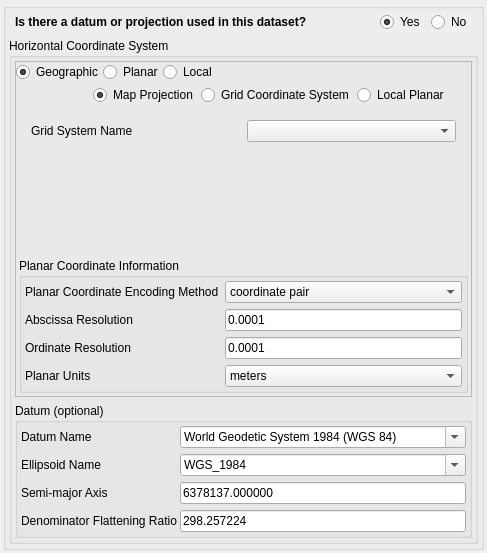
<?xml version="1.0" encoding="UTF-8"?>
<ui version="4.0">
 <class>fgdc_spref</class>
 <widget class="QWidget" name="fgdc_spref">
  <property name="geometry">
   <rect>
    <x>0</x>
    <y>0</y>
    <width>487</width>
    <height>553</height>
   </rect>
  </property>
  <property name="windowTitle">
   <string>Form</string>
  </property>
  <layout class="QVBoxLayout" name="verticalLayout_6">
   <property name="leftMargin">
    <number>3</number>
   </property>
   <property name="topMargin">
    <number>3</number>
   </property>
   <property name="rightMargin">
    <number>3</number>
   </property>
   <property name="bottomMargin">
    <number>3</number>
   </property>
   <item>
    <widget class="QGroupBox" name="fgdc_horizsys">
     <property name="title">
      <string/>
     </property>
     <layout class="QVBoxLayout" name="verticalLayout_4">
      <property name="leftMargin">
       <number>3</number>
      </property>
      <property name="topMargin">
       <number>3</number>
      </property>
      <property name="rightMargin">
       <number>3</number>
      </property>
      <property name="bottomMargin">
       <number>3</number>
      </property>
      <item>
       <layout class="QHBoxLayout" name="horizontalLayout_3">
        <property name="leftMargin">
         <number>6</number>
        </property>
        <property name="rightMargin">
         <number>6</number>
        </property>
        <item>
         <widget class="QLabel" name="label_13">
          <property name="minimumSize">
           <size>
            <width>0</width>
            <height>20</height>
           </size>
          </property>
          <property name="styleSheet">
           <string notr="true">font: bold;</string>
          </property>
          <property name="text">
           <string>Is there a datum or projection used in this dataset?</string>
          </property>
         </widget>
        </item>
        <item>
         <spacer name="horizontalSpacer_4">
          <property name="orientation">
           <enum>Qt::Horizontal</enum>
          </property>
          <property name="sizeHint" stdset="0">
           <size>
            <width>40</width>
            <height>20</height>
           </size>
          </property>
         </spacer>
        </item>
        <item>
         <widget class="QRadioButton" name="rbtn_yes">
          <property name="autoFillBackground">
           <bool>true</bool>
          </property>
          <property name="text">
           <string>Yes</string>
          </property>
          <property name="checked">
           <bool>true</bool>
          </property>
         </widget>
        </item>
        <item>
         <widget class="QRadioButton" name="rbtn_no">
          <property name="autoFillBackground">
           <bool>true</bool>
          </property>
          <property name="text">
           <string>No</string>
          </property>
          <property name="checked">
           <bool>false</bool>
          </property>
         </widget>
        </item>
       </layout>
      </item>
      <item>
       <widget class="QGroupBox" name="horiz_layout">
        <property name="styleSheet">
         <string notr="true"/>
        </property>
        <property name="title">
         <string>Horizontal Coordinate System</string>
        </property>
        <layout class="QVBoxLayout" name="verticalLayout_5">
         <property name="leftMargin">
          <number>3</number>
         </property>
         <property name="topMargin">
          <number>3</number>
         </property>
         <property name="rightMargin">
          <number>3</number>
         </property>
         <property name="bottomMargin">
          <number>3</number>
         </property>
         <item>
          <widget class="QFrame" name="frame">
           <property name="frameShape">
            <enum>QFrame::StyledPanel</enum>
           </property>
           <property name="frameShadow">
            <enum>QFrame::Raised</enum>
           </property>
           <layout class="QVBoxLayout" name="verticalLayout_2">
            <property name="spacing">
             <number>0</number>
            </property>
            <property name="leftMargin">
             <number>0</number>
            </property>
            <property name="topMargin">
             <number>0</number>
            </property>
            <property name="rightMargin">
             <number>0</number>
            </property>
            <property name="bottomMargin">
             <number>0</number>
            </property>
            <item>
             <layout class="QVBoxLayout" name="verticalLayout">
              <item>
               <layout class="QHBoxLayout" name="horizontalLayout">
                <item>
                 <widget class="QRadioButton" name="btn_geographic">
                  <property name="text">
                   <string>Geographic</string>
                  </property>
                  <property name="checked">
                   <bool>true</bool>
                  </property>
                 </widget>
                </item>
                <item>
                 <widget class="QRadioButton" name="btn_planar">
                  <property name="text">
                   <string>Planar</string>
                  </property>
                 </widget>
                </item>
                <item>
                 <widget class="QRadioButton" name="btn_local">
                  <property name="text">
                   <string>Local</string>
                  </property>
                 </widget>
                </item>
                <item>
                 <spacer name="horizontalSpacer">
                  <property name="orientation">
                   <enum>Qt::Horizontal</enum>
                  </property>
                  <property name="sizeHint" stdset="0">
                   <size>
                    <width>0</width>
                    <height>20</height>
                   </size>
                  </property>
                 </spacer>
                </item>
               </layout>
              </item>
              <item>
               <widget class="QStackedWidget" name="stack_definition">
                <property name="currentIndex">
                 <number>1</number>
                </property>
                <widget class="QWidget" name="fgdc_geograph">
                 <layout class="QFormLayout" name="formLayout">
                  <property name="leftMargin">
                   <number>10</number>
                  </property>
                  <property name="topMargin">
                   <number>0</number>
                  </property>
                  <property name="rightMargin">
                   <number>0</number>
                  </property>
                  <item row="1" column="0">
                   <widget class="QLabel" name="label">
                    <property name="text">
                     <string>Latitude Resolution</string>
                    </property>
                   </widget>
                  </item>
                  <item row="1" column="1">
                   <widget class="QLineEdit" name="fgdc_latres">
                    <property name="text">
                     <string>0.0001</string>
                    </property>
                   </widget>
                  </item>
                  <item row="2" column="0">
                   <widget class="QLabel" name="label_2">
                    <property name="text">
                     <string>Longitude Resolution</string>
                    </property>
                   </widget>
                  </item>
                  <item row="2" column="1">
                   <widget class="QLineEdit" name="fgdc_longres">
                    <property name="text">
                     <string>0.0001</string>
                    </property>
                   </widget>
                  </item>
                  <item row="3" column="0">
                   <widget class="QLabel" name="label_3">
                    <property name="text">
                     <string>Geographic Coordinate Units</string>
                    </property>
                   </widget>
                  </item>
                  <item row="3" column="1">
                   <widget class="QComboBox" name="fgdc_geogunit">
                    <property name="editable">
                     <bool>true</bool>
                    </property>
                    <property name="currentText">
                     <string>Decimal degrees</string>
                    </property>
                    <property name="currentIndex">
                     <number>0</number>
                    </property>
                    <item>
                     <property name="text">
                      <string>Decimal degrees</string>
                     </property>
                    </item>
                    <item>
                     <property name="text">
                      <string>Decimal minutes</string>
                     </property>
                    </item>
                    <item>
                     <property name="text">
                      <string>Decimal seconds</string>
                     </property>
                    </item>
                    <item>
                     <property name="text">
                      <string>Degrees and decimal minutes</string>
                     </property>
                    </item>
                    <item>
                     <property name="text">
                      <string>Degrees, minutes, and decimal seconds</string>
                     </property>
                    </item>
                    <item>
                     <property name="text">
                      <string>Radians</string>
                     </property>
                    </item>
                    <item>
                     <property name="text">
                      <string>Grads</string>
                     </property>
                    </item>
                   </widget>
                  </item>
                 </layout>
                </widget>
                <widget class="QWidget" name="fgdc_planar">
                 <layout class="QVBoxLayout" name="verticalLayout_3">
                  <property name="spacing">
                   <number>3</number>
                  </property>
                  <property name="leftMargin">
                   <number>3</number>
                  </property>
                  <property name="topMargin">
                   <number>3</number>
                  </property>
                  <property name="rightMargin">
                   <number>3</number>
                  </property>
                  <property name="bottomMargin">
                   <number>3</number>
                  </property>
                  <item>
                   <layout class="QHBoxLayout" name="horizontalLayout_2">
                    <item>
                     <spacer name="horizontalSpacer_3">
                      <property name="orientation">
                       <enum>Qt::Horizontal</enum>
                      </property>
                      <property name="sizeType">
                       <enum>QSizePolicy::Fixed</enum>
                      </property>
                      <property name="sizeHint" stdset="0">
                       <size>
                        <width>74</width>
                        <height>20</height>
                       </size>
                      </property>
                     </spacer>
                    </item>
                    <item>
                     <widget class="QRadioButton" name="btn_projection">
                      <property name="text">
                       <string>Map Projection</string>
                      </property>
                      <property name="checked">
                       <bool>true</bool>
                      </property>
                      <attribute name="buttonGroup">
                       <string notr="true">btngrp_planar</string>
                      </attribute>
                     </widget>
                    </item>
                    <item>
                     <widget class="QRadioButton" name="btn_grid">
                      <property name="text">
                       <string>Grid Coordinate System</string>
                      </property>
                      <attribute name="buttonGroup">
                       <string notr="true">btngrp_planar</string>
                      </attribute>
                     </widget>
                    </item>
                    <item>
                     <widget class="QRadioButton" name="btn_localp">
                      <property name="text">
                       <string>Local Planar</string>
                      </property>
                      <attribute name="buttonGroup">
                       <string notr="true">btngrp_planar</string>
                      </attribute>
                     </widget>
                    </item>
                    <item>
                     <spacer name="horizontalSpacer_2">
                      <property name="orientation">
                       <enum>Qt::Horizontal</enum>
                      </property>
                      <property name="sizeHint" stdset="0">
                       <size>
                        <width>0</width>
                        <height>20</height>
                       </size>
                      </property>
                     </spacer>
                    </item>
                   </layout>
                  </item>
                  <item>
                   <widget class="QStackedWidget" name="stack_planar">
                    <property name="currentIndex">
                     <number>1</number>
                    </property>
                    <widget class="QWidget" name="fgdc_mapproj">
                     <layout class="QVBoxLayout" name="verticalLayout_7">
                      <property name="leftMargin">
                       <number>3</number>
                      </property>
                      <property name="topMargin">
                       <number>3</number>
                      </property>
                      <property name="rightMargin">
                       <number>3</number>
                      </property>
                      <property name="bottomMargin">
                       <number>3</number>
                      </property>
                      <item>
                       <layout class="QHBoxLayout" name="horizontalLayout_4">
                        <item>
                         <widget class="QLabel" name="label_4">
                          <property name="text">
                           <string>Projection Name</string>
                          </property>
                         </widget>
                        </item>
                        <item>
                         <widget class="QComboBox" name="fgdc_mapprojn">
                          <property name="editable">
                           <bool>true</bool>
                          </property>
                         </widget>
                        </item>
                       </layout>
                      </item>
                     </layout>
                    </widget>
                    <widget class="QWidget" name="fgdc_gridsys">
                     <layout class="QVBoxLayout" name="verticalLayout_8">
                      <property name="leftMargin">
                       <number>3</number>
                      </property>
                      <property name="topMargin">
                       <number>3</number>
                      </property>
                      <property name="rightMargin">
                       <number>3</number>
                      </property>
                      <property name="bottomMargin">
                       <number>3</number>
                      </property>
                      <item>
                       <widget class="QWidget" name="widget" native="true">
                        <layout class="QVBoxLayout" name="verticalLayout_9">
                         <item>
                          <layout class="QHBoxLayout" name="horizontalLayout_5">
                           <item>
                            <widget class="QLabel" name="label_7">
                             <property name="text">
                              <string>Grid System Name</string>
                             </property>
                            </widget>
                           </item>
                           <item>
                            <widget class="QComboBox" name="fgdc_gridsysn"/>
                           </item>
                          </layout>
                         </item>
                         <item>
                          <widget class="QWidget" name="gridsys_contents" native="true">
                           <layout class="QFormLayout" name="formLayout_2">
                            <property name="topMargin">
                             <number>0</number>
                            </property>
                            <property name="bottomMargin">
                             <number>3</number>
                            </property>
                            <item row="0" column="0">
                             <layout class="QHBoxLayout" name="horizontalLayout_6"/>
                            </item>
                           </layout>
                          </widget>
                         </item>
                         <item>
                          <spacer name="verticalSpacer_4">
                           <property name="orientation">
                            <enum>Qt::Vertical</enum>
                           </property>
                           <property name="sizeHint" stdset="0">
                            <size>
                             <width>20</width>
                             <height>0</height>
                            </size>
                           </property>
                          </spacer>
                         </item>
                        </layout>
                       </widget>
                      </item>
                     </layout>
                    </widget>
                    <widget class="QWidget" name="fgdc_local">
                     <layout class="QFormLayout" name="formLayout_3">
                      <item row="0" column="0">
                       <widget class="QLabel" name="label_5">
                        <property name="text">
                         <string>Local Planar Description</string>
                        </property>
                       </widget>
                      </item>
                      <item row="0" column="1">
                       <widget class="QLineEdit" name="fgdc_localpd"/>
                      </item>
                      <item row="1" column="0">
                       <widget class="QLabel" name="label_6">
                        <property name="text">
                         <string>Local Planar georeference information</string>
                        </property>
                       </widget>
                      </item>
                      <item row="1" column="1">
                       <widget class="QLineEdit" name="fgdc_localpgi"/>
                      </item>
                     </layout>
                    </widget>
                   </widget>
                  </item>
                  <item>
                   <widget class="QGroupBox" name="groupBox">
                    <property name="title">
                     <string>Planar Coordinate Information</string>
                    </property>
                    <layout class="QFormLayout" name="formLayout_8">
                     <property name="leftMargin">
                      <number>3</number>
                     </property>
                     <property name="topMargin">
                      <number>3</number>
                     </property>
                     <property name="rightMargin">
                      <number>3</number>
                     </property>
                     <property name="bottomMargin">
                      <number>3</number>
                     </property>
                     <item row="0" column="0">
                      <widget class="QLabel" name="help_plance">
                       <property name="text">
                        <string>Planar Coordinate Encoding Method</string>
                       </property>
                      </widget>
                     </item>
                     <item row="0" column="1">
                      <widget class="QComboBox" name="fgdc_plance">
                       <item>
                        <property name="text">
                         <string>coordinate pair</string>
                        </property>
                       </item>
                       <item>
                        <property name="text">
                         <string>distance and bearing</string>
                        </property>
                       </item>
                       <item>
                        <property name="text">
                         <string>row and column</string>
                        </property>
                       </item>
                      </widget>
                     </item>
                     <item row="2" column="0">
                      <widget class="QLabel" name="help_absres">
                       <property name="text">
                        <string>Abscissa Resolution</string>
                       </property>
                      </widget>
                     </item>
                     <item row="2" column="1">
                      <widget class="QLineEdit" name="fgdc_absres">
                       <property name="text">
                        <string>0.0001</string>
                       </property>
                      </widget>
                     </item>
                     <item row="3" column="0">
                      <widget class="QLabel" name="help_ordres">
                       <property name="text">
                        <string>Ordinate Resolution</string>
                       </property>
                      </widget>
                     </item>
                     <item row="3" column="1">
                      <widget class="QLineEdit" name="fgdc_ordres">
                       <property name="text">
                        <string>0.0001</string>
                       </property>
                      </widget>
                     </item>
                     <item row="4" column="0">
                      <widget class="QLabel" name="help_plandu">
                       <property name="text">
                        <string>Planar Units</string>
                       </property>
                      </widget>
                     </item>
                     <item row="4" column="1">
                      <widget class="QComboBox" name="fgdc_plandu">
                       <item>
                        <property name="text">
                         <string>meters</string>
                        </property>
                       </item>
                       <item>
                        <property name="text">
                         <string>International feet</string>
                        </property>
                       </item>
                       <item>
                        <property name="text">
                         <string>survey feet</string>
                        </property>
                       </item>
                      </widget>
                     </item>
                    </layout>
                   </widget>
                  </item>
                 </layout>
                </widget>
                <widget class="QWidget" name="page">
                 <layout class="QFormLayout" name="formLayout_7">
                  <item row="0" column="0">
                   <widget class="QLabel" name="label_12">
                    <property name="text">
                     <string>Local Description</string>
                    </property>
                   </widget>
                  </item>
                  <item row="0" column="1">
                   <widget class="QLineEdit" name="fgdc_localdes"/>
                  </item>
                  <item row="1" column="0">
                   <widget class="QLabel" name="label_14">
                    <property name="text">
                     <string>Local Georeference Information</string>
                    </property>
                   </widget>
                  </item>
                  <item row="1" column="1">
                   <widget class="QLineEdit" name="fgdc_localgeo"/>
                  </item>
                 </layout>
                </widget>
               </widget>
              </item>
             </layout>
            </item>
           </layout>
          </widget>
         </item>
         <item>
          <widget class="QGroupBox" name="fgdc_geodetic">
           <property name="title">
            <string>Datum (optional)</string>
           </property>
           <layout class="QFormLayout" name="formLayout_5">
            <property name="horizontalSpacing">
             <number>3</number>
            </property>
            <property name="verticalSpacing">
             <number>6</number>
            </property>
            <property name="leftMargin">
             <number>3</number>
            </property>
            <property name="topMargin">
             <number>3</number>
            </property>
            <property name="rightMargin">
             <number>3</number>
            </property>
            <property name="bottomMargin">
             <number>3</number>
            </property>
            <item row="0" column="0">
             <widget class="QLabel" name="label_8">
              <property name="text">
               <string>Datum Name</string>
              </property>
             </widget>
            </item>
            <item row="1" column="1">
             <widget class="QComboBox" name="fgdc_ellips">
              <property name="editable">
               <bool>true</bool>
              </property>
              <property name="currentIndex">
               <number>2</number>
              </property>
              <item>
               <property name="text">
                <string>Clarke 1866</string>
               </property>
              </item>
              <item>
               <property name="text">
                <string>Geodetic Reference System 1980</string>
               </property>
              </item>
              <item>
               <property name="text">
                <string>WGS_1984</string>
               </property>
              </item>
             </widget>
            </item>
            <item row="1" column="0">
             <widget class="QLabel" name="label_9">
              <property name="text">
               <string>Ellipsoid Name</string>
              </property>
             </widget>
            </item>
            <item row="2" column="0">
             <widget class="QLabel" name="label_10">
              <property name="text">
               <string>Semi-major Axis</string>
              </property>
             </widget>
            </item>
            <item row="2" column="1">
             <widget class="QLineEdit" name="fgdc_semiaxis">
              <property name="text">
               <string>6378137.000000</string>
              </property>
             </widget>
            </item>
            <item row="3" column="0">
             <widget class="QLabel" name="label_11">
              <property name="text">
               <string>Denominator Flattening Ratio</string>
              </property>
             </widget>
            </item>
            <item row="3" column="1">
             <widget class="QLineEdit" name="fgdc_denflat">
              <property name="text">
               <string>298.257224</string>
              </property>
             </widget>
            </item>
            <item row="0" column="1">
             <widget class="QComboBox" name="fgdc_horizdn">
              <property name="editable">
               <bool>true</bool>
              </property>
              <property name="currentIndex">
               <number>2</number>
              </property>
              <item>
               <property name="text">
                <string>North American Datum of 1927 (NAD 27)</string>
               </property>
              </item>
              <item>
               <property name="text">
                <string>North American Datum of 1983 (NAD 83)</string>
               </property>
              </item>
              <item>
               <property name="text">
                <string>World Geodetic System 1984 (WGS 84)</string>
               </property>
              </item>
             </widget>
            </item>
           </layout>
          </widget>
         </item>
        </layout>
       </widget>
      </item>
     </layout>
    </widget>
   </item>
  </layout>
 </widget>
 <resources/>
 <connections/>
 <buttongroups>
  <buttongroup name="btngrp_planar"/>
 </buttongroups>
</ui>
